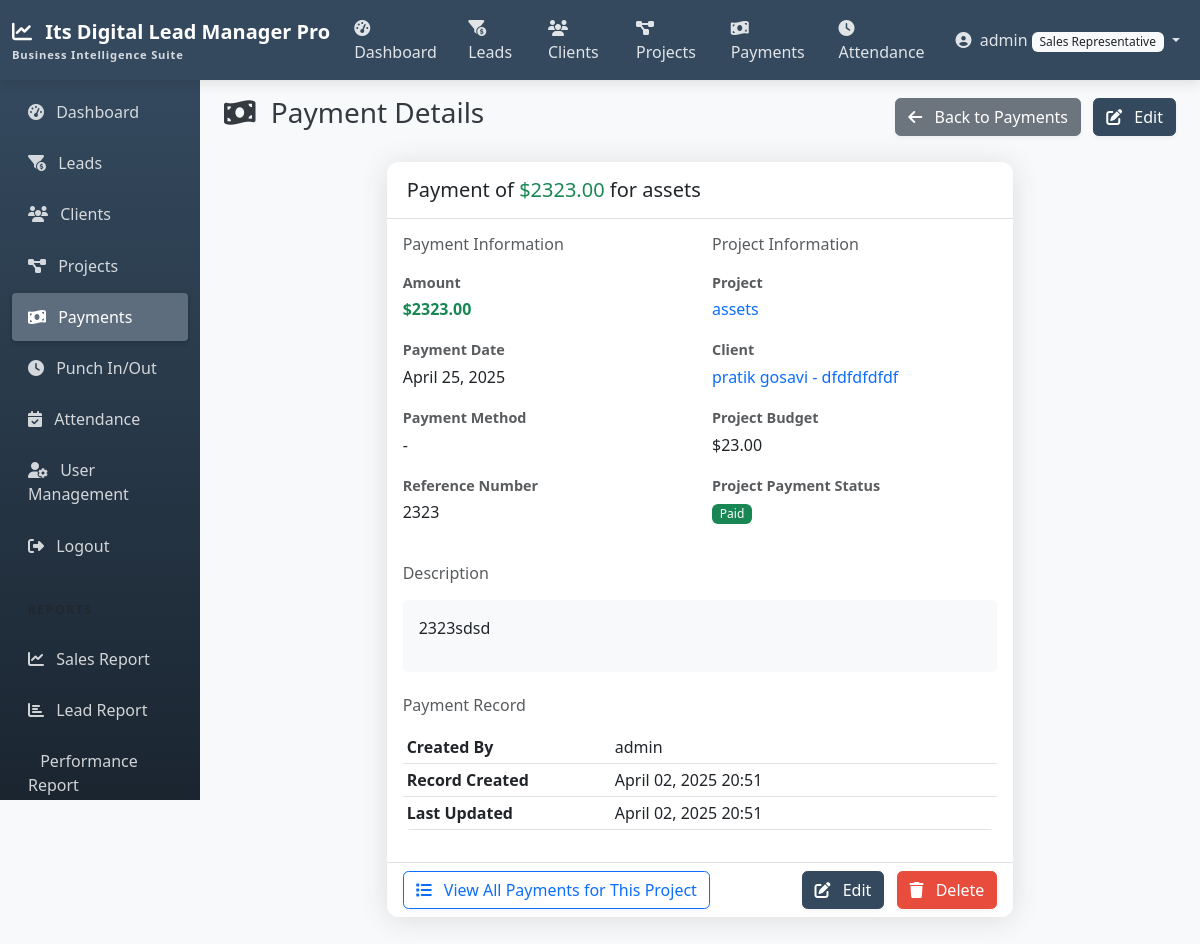
Page /payments/1/ (signed in) on the committed database.
### accounts/models.py (models this page shows, shortened)
class CustomUser(AbstractUser):
    ROLE_CHOICES = (
        ('admin', 'Admin'),
        ('manager', 'Manager'),
        ('team_leader', 'Team Leader'),
        ('sales_rep', 'Sales Representative'),
    )
    role = models.CharField(max_length=20, choices=ROLE_CHOICES, default='sales_rep')

### payments/models.py (models this page shows, shortened)
class Payment(models.Model):
    STATUS_CHOICES = [
        ('Cash', 'Cash'),
        ('UPI', 'figma done'),
        ('Other_Company', 'Other_Company'),
        ('Cheque', 'Cheque'),
        ('Paypal', 'Paypal'),
    ]
    project = models.ForeignKey(Project, on_delete=models.CASCADE, related_name='payments')
    amount = models.DecimalField(max_digits=12, decimal_places=2)
    payment_date = models.DateField()
    payment_method = models.CharField(max_length=20, choices=STATUS_CHOICES, default='upcoming')
    description = models.TextField(blank=True, null=True)
    reference_number = models.CharField(max_length=100, blank=True, null=True)
    created_by = models.ForeignKey(
        CustomUser,
        related_name='created_payments',
        on_delete=models.SET_NULL,
        null=True,
        blank=True
    )
    created_at = models.DateTimeField(auto_now_add=True)
    updated_at = models.DateTimeField(auto_now=True)
    class Meta:
        ordering = ['-payment_date']

### projects/models.py (models this page shows, shortened)
class Project(models.Model):
    STATUS_CHOICES = [
        ('started', 'started'),
        ('figma_completed', 'figma done'),
        ('frontend_completed', 'frontend completed'),
        ('backend_completed', 'backend completed'),
        ('completed', 'completed'),
    ]
    name = models.CharField(max_length=255)
    description = models.TextField(blank=True, null=True)
    client = models.ForeignKey(Client, on_delete=models.CASCADE, related_name='projects')
    start_date = models.DateField()
    end_date = models.DateField(blank=True, null=True)
    status = models.CharField(max_length=20, choices=STATUS_CHOICES, default='upcoming')
    budget = models.DecimalField(max_digits=12, decimal_places=2, default=0)
    notes = models.TextField(blank=True, null=True)
    created_by = models.ForeignKey(
        CustomUser,
        related_name='created_projects',
        on_delete=models.SET_NULL,
        null=True,
        blank=True
    )
    created_at = models.DateTimeField(auto_now_add=True)
    updated_at = models.DateTimeField(auto_now=True)
    class Meta:
        ordering = ['-created_at']
    @property
    def total_payments(self):
        return self.payments.aggregate(models.Sum('amount'))['amount__sum'] or 0
    @property
    def payment_status(self):
        total_paid = self.total_payments
        if total_paid >= self.budget:
            return 'Paid'
        elif total_paid > 0:
            return 'Partially Paid'
        return 'Unpaid'
    @property
    def remaining_amount(self):
        return max(0, self.budget - self.total_payments)

### clients/models.py (models this page shows, shortened)
class Client(models.Model):
    name = models.CharField(max_length=255)
    company = models.CharField(max_length=255, blank=True, null=True)
    phone = models.CharField(max_length=20)
    email = models.EmailField()
    address = models.TextField(blank=True, null=True)
    notes = models.TextField(blank=True, null=True)
    lead = models.OneToOneField(
        Lead,
        on_delete=models.SET_NULL,
        null=True,
        blank=True,
        related_name='converted_client'
    )
    created_by = models.ForeignKey(
        CustomUser,
        related_name='created_clients',
        on_delete=models.SET_NULL,
        null=True,
        blank=True
    )
    created_at = models.DateTimeField(auto_now_add=True)
    updated_at = models.DateTimeField(auto_now=True)
    class Meta:
        ordering = ['-created_at']

### payments/views.py (the view)
# urls.py: path('<int:pk>/', views.PaymentDetailView.as_view(), name='payment_detail'),
class PaymentDetailView(LoginRequiredMixin, PaymentAccessMixin, DetailView):
    model = Payment
    template_name = 'payments/payment_detail.html'
    context_object_name = 'payment'

### payments/views.py (called while the page is built, shortened)
    def test_func(self):
        if not self.request.user.is_authenticated:
            return False
        if self.request.user.is_superuser or self.request.user.role in ['admin', 'manager']:
            return True

### templates/payments/payment_detail.html (shortened to what this page needs)
{% extends 'base.html' %}
{% block content %}
<div class="d-flex justify-content-between align-items-center mb-4">
    <h1 class="h3">
        <i class="fas fa-money-bill-wave me-2"></i> Payment Details
    </h1>
    <div>
        <a href="{% url 'payment_list' %}" class="btn btn-secondary">
            <i class="fas fa-arrow-left me-2"></i> Back to Payments
        </a>
        <a href="{% url 'payment_edit' payment.id %}" class="btn btn-primary ms-2">
            <i class="fas fa-edit me-2"></i> Edit
        </a>
    </div>
</div>
<div class="row justify-content-center">
    <div class="col-md-8">
        <div class="card shadow">
            <div class="card-header bg-white">
                <h5 class="mb-0">
                    Payment of <span class="text-success">${{ payment.amount }}</span> for {{ payment.project.name }}
                </h5>
            </div>
            <div class="card-body">
                <div class="row">
                    <div class="col-md-6 mb-4">
                        <h6 class="text-muted mb-3">Payment Information</h6>
                        <div class="mb-3">
                            <label class="form-label text-muted small mb-1">Amount</label>
                            <div class="fw-bold text-success">${{ payment.amount }}</div>
                        </div>
                        <div class="mb-3">
                            <label class="form-label text-muted small mb-1">Payment Date</label>
                            <div>{{ payment.payment_date|date:"F d, Y" }}</div>
                        </div>
                        <div class="mb-3">
                            <label class="form-label text-muted small mb-1">Payment Method</label>
                            <div>{{ payment.payment_method.name|default:"-" }}</div>
                        </div>
                        <div class="mb-3">
                            <label class="form-label text-muted small mb-1">Reference Number</label>
                            <div>{{ payment.reference_number|default:"-" }}</div>
                        </div>
                    </div>
                    <div class="col-md-6 mb-4">
                        <h6 class="text-muted mb-3">Project Information</h6>
                        <div class="mb-3">
                            <label class="form-label text-muted small mb-1">Project</label>
                            <div>
                                <a href="{% url 'project_detail' payment.project.id %}" class="text-decoration-none">
                                    {{ payment.project.name }}
                                </a>
                            </div>
                        </div>
                        <div class="mb-3">
                            <label class="form-label text-muted small mb-1">Client</label>
                            <div>
                                <a href="{% url 'client_detail' payment.project.client.id %}" class="text-decoration-none">
                                    {{ payment.project.client.name }}
                                    {% if payment.project.client.company %}
                                    - {{ payment.project.client.company }}
                                    {% endif %}
                                </a>
                            </div>
                        </div>
                        <div class="mb-3">
                            <label class="form-label text-muted small mb-1">Project Budget</label>
                            <div>${{ payment.project.budget }}</div>
                        </div>
                        <div class="mb-3">
                            <label class="form-label text-muted small mb-1">Project Payment Status</label>
                            <div>
                                <span class="badge {% if payment.project.payment_status == 'Paid' %}bg-success{% elif payment.project.payment_status == 'Partially Paid' %}bg-warning text-dark{% else %}bg-danger{% endif %}">
                                    {{ payment.project.payment_status }}
                                </span>
                            </div>
                        </div>
                    </div>
                </div>
                <div class="row">
                    <div class="col-12">
                        <h6 class="text-muted mb-3">Description</h6>
                        <div class="p-3 bg-light rounded">
                            {{ payment.description|default:"No description provided."|linebreaks }}
                        </div>
                    </div>
                </div>
                <div class="row mt-4">
                    <div class="col-12">
                        <h6 class="text-muted mb-3">Payment Record</h6>
                        <table class="table table-sm">
                            <tbody>
                                <tr>
                                    <th style="width: 35%">Created By</th>
                                    <td>
                                        {% if payment.created_by %}
                                        {{ payment.created_by.get_full_name|default:payment.created_by.username }}
                                        {% else %}
                                        <span class="text-muted">System</span>
                                        {% endif %}
                                    </td>
                                </tr>
                                <tr>
                                    <th>Record Created</th>
                                    <td>{{ payment.created_at|date:"F d, Y H:i" }}</td>
                                </tr>
                                <tr>
                                    <th>Last Updated</th>
                                    <td>{{ payment.updated_at|date:"F d, Y H:i" }}</td>
                                </tr>
                            </tbody>
                        </table>
                    </div>
                </div>
            </div>
            <div class="card-footer bg-white">
                <div class="d-flex justify-content-between">
                    <a href="{% url 'project_payments' payment.project.id %}" class="btn btn-outline-primary">
                        <i class="fas fa-list me-2"></i> View All Payments for This Project
                    </a>
                    <div>
                        <a href="{% url 'payment_edit' payment.id %}" class="btn btn-primary">
                            <i class="fas fa-edit me-2"></i> Edit
                        </a>
                        {% if user.is_superuser or user.role in 'admin,manager' %}
                        <a href="{% url 'payment_delete' payment.id %}" class="btn btn-danger ms-2">
                            <i class="fas fa-trash me-2"></i> Delete
                        </a>
                        {% endif %}
                    </div>
                </div>
            </div>
        </div>
    </div>
</div>
{% endblock %}

### templates/navbar.html (shortened to what this page needs)
<nav class="navbar navbar-expand-md navbar-dark sticky-top">
    <div class="container-fluid">
        <a class="navbar-brand" href="{% url 'home' %}">
            <i class="fas fa-chart-line me-2"></i>
            Its Digital Lead Manager Pro
            <span class="navbar-brand-subtitle">Business Intelligence Suite</span>
        </a>
        <div class="collapse navbar-collapse" id="navbarNav">
            <ul class="navbar-nav me-auto">
                {% if user.is_authenticated %}
                <li class="nav-item">
                    <a class="nav-link {% if request.path == '/reports/dashboard/' %}active{% endif %}" href="{% url 'dashboard' %}">
                        <i class="fas fa-tachometer-alt me-1"></i> Dashboard
                    </a>
                </li>
                <li class="nav-item">
                    <a class="nav-link {% if '/leads/' in request.path %}active{% endif %}" href="{% url 'lead_list' %}">
                        <i class="fas fa-funnel-dollar me-1"></i> Leads
                    </a>
                </li>
                <li class="nav-item">
                    <a class="nav-link {% if '/clients/' in request.path %}active{% endif %}" href="{% url 'client_list' %}">
                        <i class="fas fa-users me-1"></i> Clients
                    </a>
                </li>
                <li class="nav-item d-none d-lg-block">
                    <a class="nav-link {% if '/projects/' in request.path %}active{% endif %}" href="{% url 'project_list' %}">
                        <i class="fas fa-project-diagram me-1"></i> Projects
                    </a>
                </li>
                <li class="nav-item d-none d-lg-block">
                    <a class="nav-link {% if '/payments/' in request.path %}active{% endif %}" href="{% url 'payment_list' %}">
                        <i class="fas fa-money-bill-wave me-1"></i> Payments
                    </a>
                </li>
                <li class="nav-item d-none d-lg-block">
                    <a class="nav-link {% if '/attendance/punch/' in request.path %}active{% endif %}" href="{% url 'punch' %}">
                        <i class="fas fa-clock me-1"></i> Attendance
                    </a>
                </li>
                {% endif %}
            </ul>
            <ul class="navbar-nav">
                {% if user.is_authenticated %}
                <li class="nav-item dropdown">
                    <a class="nav-link dropdown-toggle" href="#" id="navbarDropdown" role="button" data-bs-toggle="dropdown" aria-expanded="false">
                        <i class="fas fa-user-circle me-1"></i>
                        {% if user.first_name %}{{ user.first_name }}{% else %}{{ user.username }}{% endif %}
                        <span class="badge bg-light text-dark">{{ user.get_role_display }}</span>
                    </a>
                </li>
                {% endif %}
            </ul>
        </div>
    </div>
</nav>

### static/css/custom.css (style rules this page uses)
:root { --primary-color: #34495e; --primary-light: #5d6d7e; --primary-dark: #1a2530; --secondary-color: #e2e2e2; --secondary-dark: #b1b1b1; --accent-color: #f39c12; --bg-color: #f8f9fa; --text-color: #343a40; --text-light: #f8f9fa; --success-color: #2ecc71; --info-color: #3498db; --warning-color: #f39c12; --danger-color: #e74c3c; }
body { background-color: var(--bg-color); color: var(--text-color); }
.navbar { background-color: var(--primary-color) !important; box-shadow: 0 4px 12px rgba(0, 0, 0, 0.1); }
.navbar-brand { font-weight: 700; font-size: 1.25rem; color: white !important; }
.navbar-brand-subtitle { font-size: 0.7rem; opacity: 0.8; display: block; letter-spacing: 0.05rem; }
.navbar .nav-link { color: rgba(255, 255, 255, 0.85) !important; font-weight: 500; }
.card { border: none; box-shadow: 0 0.15rem 1.75rem 0 rgba(58, 59, 69, 0.15) !important; border-radius: 0.75rem; margin-bottom: 1.5rem; transition: transform 0.2s ease, box-shadow 0.2s ease; }
.card-header { padding: 1rem 1.25rem; border-bottom: 1px solid var(--secondary-color); background-color: white; border-top-left-radius: 0.75rem !important; border-top-right-radius: 0.75rem !important; font-weight: 600; }
.card-footer { background-color: white; border-top: 1px solid var(--secondary-color); border-bottom-left-radius: 0.75rem !important; border-bottom-right-radius: 0.75rem !important; }
label { font-weight: 500; color: var(--primary-dark); }
.badge { font-weight: 500; padding: 0.35em 0.65em; }
.table { border-collapse: separate; border-spacing: 0; border-radius: 0.5rem; overflow: hidden; }
.table tbody tr { transition: all 0.2s ease; }
label.form-label { font-weight: 600; margin-bottom: 0.25rem; color: var(--primary-dark); font-size: 0.9rem; }
.btn { border-radius: 0.35rem; font-weight: 500; box-shadow: 0 2px 4px rgba(0, 0, 0, 0.05); transition: all 0.2s ease; }
.btn-primary { background-color: var(--primary-color); border-color: var(--primary-color); }
.btn-danger { background-color: var(--danger-color); border-color: var(--danger-color); }

### rows in the picture
CustomUser: username "admin", role "Sales Representative"
Payment: amount "2323.00", project.name "assets", payment_date "April 25, 2025", payment_method.name "-", reference_number "2323", project.client.name "pratik gosavi", project.client.company "dfdfdfdfdf", project.budget "23.00", project.payment_status "Paid", description "2323sdsd", created_by.get_full_name "admin", created_at "April 02, 2025 20:51", updated_at "April 02, 2025 20:51"
